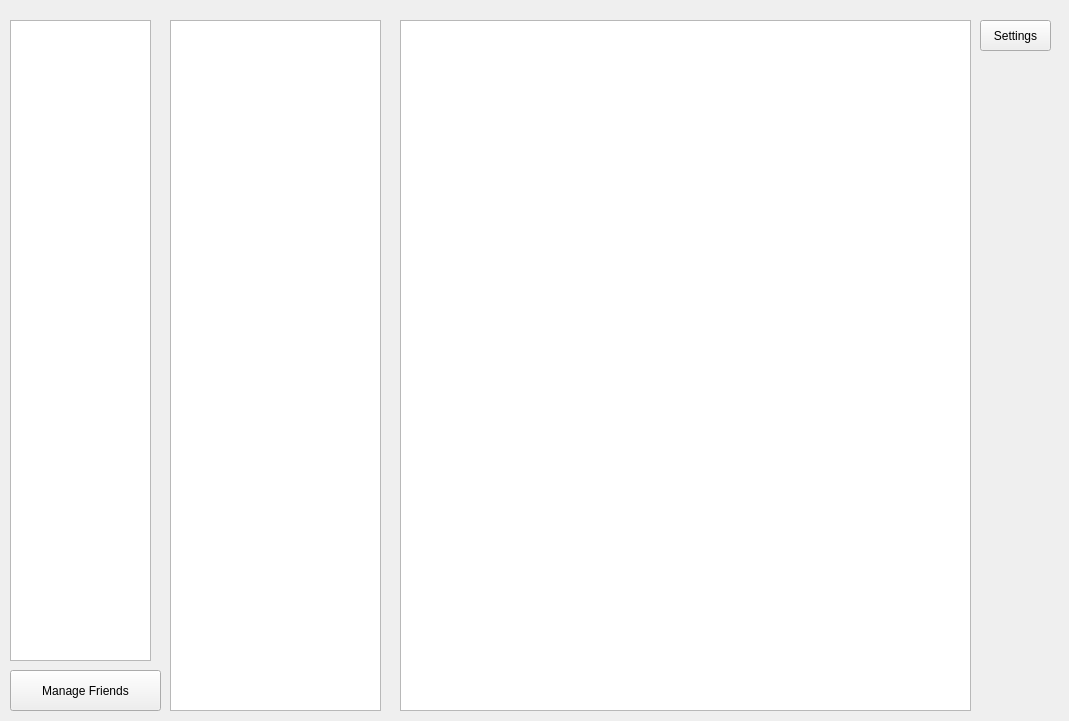
<?xml version="1.0" encoding="UTF-8"?>
<ui version="4.0">
 <class>Form</class>
 <widget class="QWidget" name="Form">
  <property name="geometry">
   <rect>
    <x>0</x>
    <y>0</y>
    <width>1069</width>
    <height>721</height>
   </rect>
  </property>
  <property name="windowTitle">
   <string>Form</string>
  </property>
  <widget class="QListWidget" name="GamemodeList">
   <property name="geometry">
    <rect>
     <x>400</x>
     <y>20</y>
     <width>571</width>
     <height>691</height>
    </rect>
   </property>
  </widget>
  <widget class="QPushButton" name="SettingsButton">
   <property name="geometry">
    <rect>
     <x>980</x>
     <y>20</y>
     <width>71</width>
     <height>31</height>
    </rect>
   </property>
   <property name="styleSheet">
    <string notr="true">font: 12pt &quot;MS Shell Dlg 2&quot;;</string>
   </property>
   <property name="text">
    <string>Settings</string>
   </property>
  </widget>
  <widget class="QListWidget" name="MessagingList">
   <property name="geometry">
    <rect>
     <x>170</x>
     <y>20</y>
     <width>211</width>
     <height>691</height>
    </rect>
   </property>
  </widget>
  <widget class="QListWidget" name="FriendsList">
   <property name="geometry">
    <rect>
     <x>10</x>
     <y>20</y>
     <width>141</width>
     <height>641</height>
    </rect>
   </property>
  </widget>
  <widget class="QPushButton" name="ManageFriendsButton">
   <property name="geometry">
    <rect>
     <x>10</x>
     <y>670</y>
     <width>151</width>
     <height>41</height>
    </rect>
   </property>
   <property name="styleSheet">
    <string notr="true">font: 14pt &quot;MS Shell Dlg 2&quot;;</string>
   </property>
   <property name="text">
    <string>Manage Friends</string>
   </property>
  </widget>
 </widget>
 <resources/>
 <connections/>
</ui>
